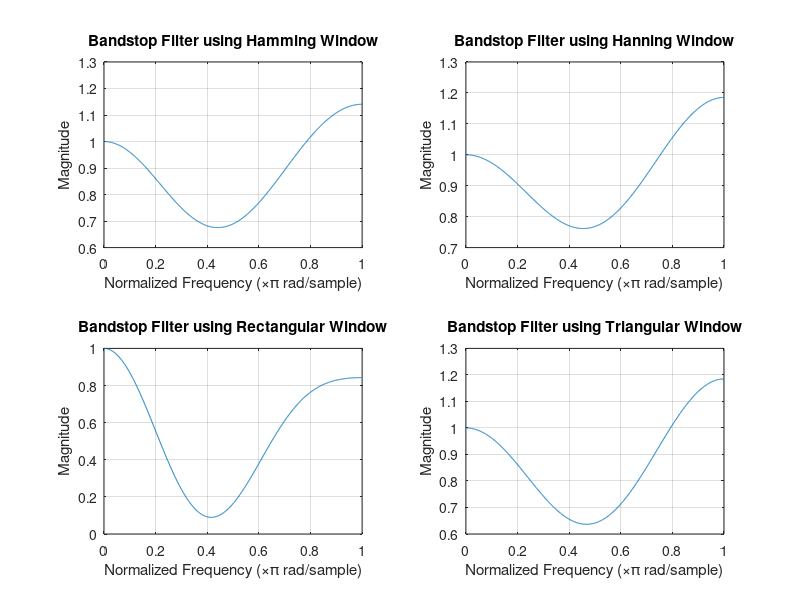

The MATLAB script that drew this image:
% MATLAB script to design a bandstop filter using different windows
% Accept the filter order from the user
N = input('Enter the filter order N: ');

% Define the cutoff frequencies for the bandstop filter
% Frequency range should be between 0 and 1 (normalized frequency)
f1 = 0.3;  % lower cutoff frequency
f2 = 0.6;  % upper cutoff frequency

% Design the bandstop filter using different windows

% Hamming window
hamming_window = fir1(N, [f1 f2], 'stop', hamming(N+1));
[h_hamming, w_hamming] = freqz(hamming_window, 1, 1024);

% Hanning window
hanning_window = fir1(N, [f1 f2], 'stop', hanning(N+1));
[h_hanning, w_hanning] = freqz(hanning_window, 1, 1024);

% Rectangular window
rectangular_window = fir1(N, [f1 f2], 'stop', rectwin(N+1));
[h_rectangular, w_rectangular] = freqz(rectangular_window, 1, 1024);

% Triangular (Bartlett) window
triangular_window = fir1(N, [f1 f2], 'stop', bartlett(N+1));
[h_triangular, w_triangular] = freqz(triangular_window, 1, 1024);

% Plot the magnitude responses of the filters
figure;
subplot(2, 2, 1);
plot(w_hamming/pi, abs(h_hamming));
title('Bandstop Filter using Hamming Window');
xlabel('Normalized Frequency (\times\pi rad/sample)');
ylabel('Magnitude');
grid on;

subplot(2, 2, 2);
plot(w_hanning/pi, abs(h_hanning));
title('Bandstop Filter using Hanning Window');
xlabel('Normalized Frequency (\times\pi rad/sample)');
ylabel('Magnitude');
grid on;

subplot(2, 2, 3);
plot(w_rectangular/pi, abs(h_rectangular));
title('Bandstop Filter using Rectangular Window');
xlabel('Normalized Frequency (\times\pi rad/sample)');
ylabel('Magnitude');
grid on;

subplot(2, 2, 4);
plot(w_triangular/pi, abs(h_triangular));
title('Bandstop Filter using Triangular Window');
xlabel('Normalized Frequency (\times\pi rad/sample)');
ylabel('Magnitude');
grid on;